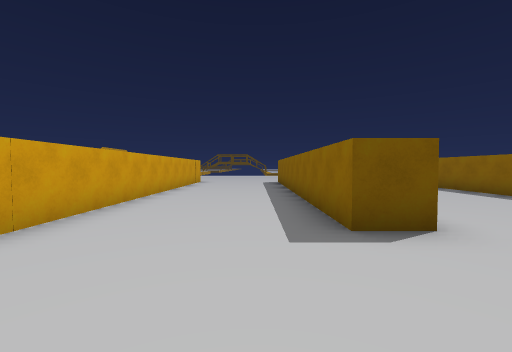
View 1 (above)

22 first-person views from a walk through a Unity game level. The camera is 1.5 m above the floor, tilts 2° down and sees 90° across. The floor is counted in squares, 2 m on a side. Each view is taken from the middle of a square. On the plan, view 1 faces up. The plan holds only what a view shows up to about 9 squares ahead; the rest is blank. The place goes on beyond the plan. The player is left out.

View 2
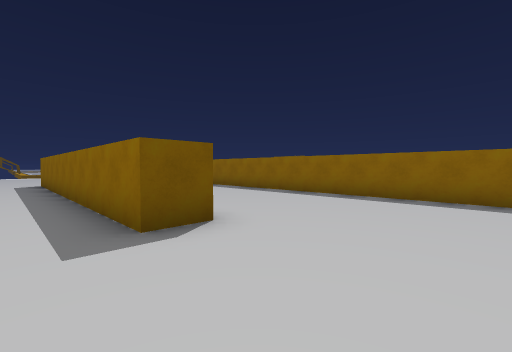

View 3
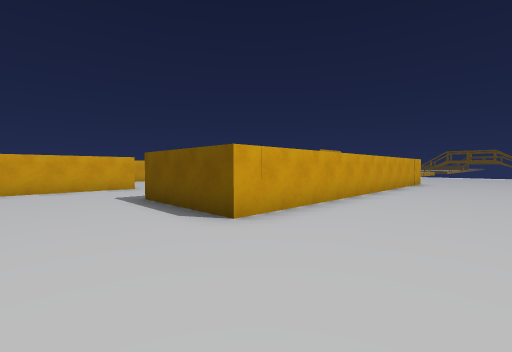

View 4
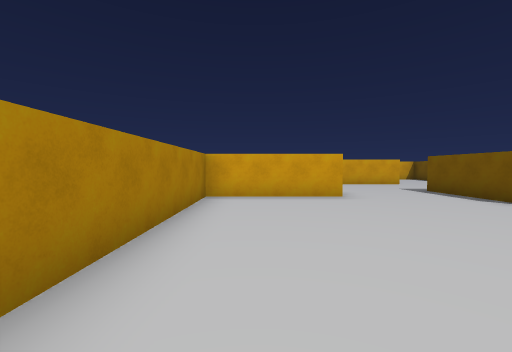

View 5
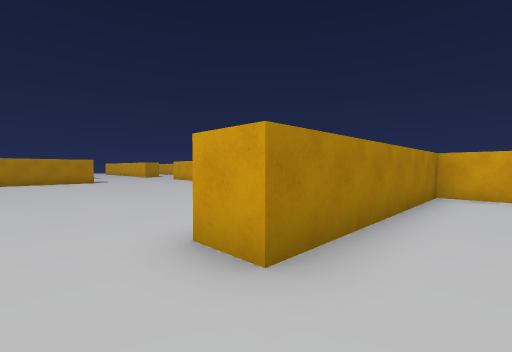

View 6
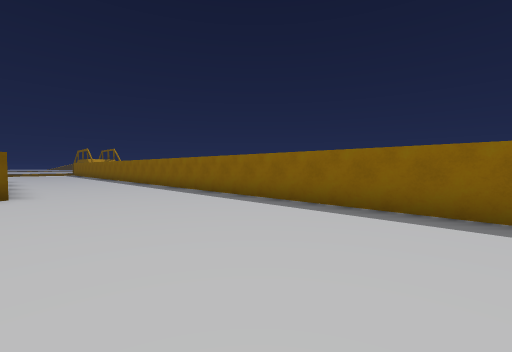

View 7
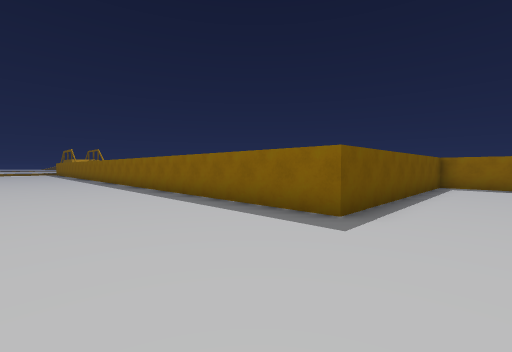

View 8
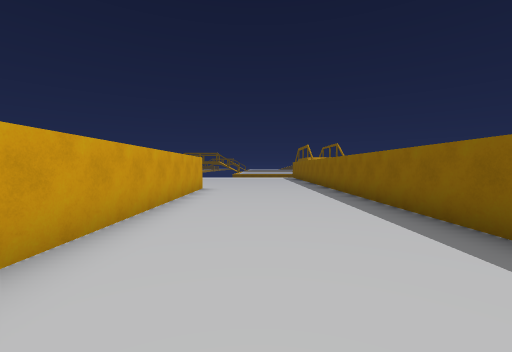

View 9
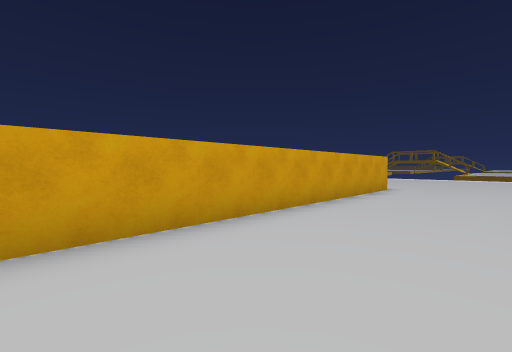

View 10
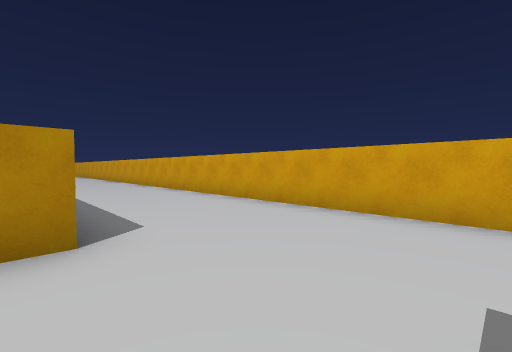

View 11
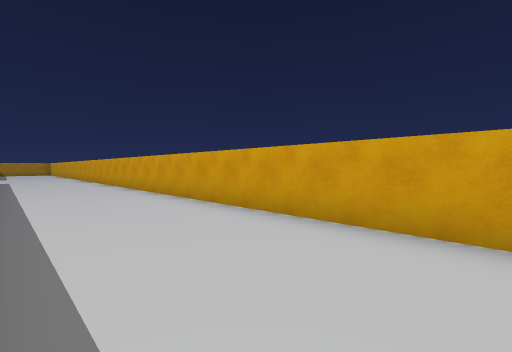

View 12
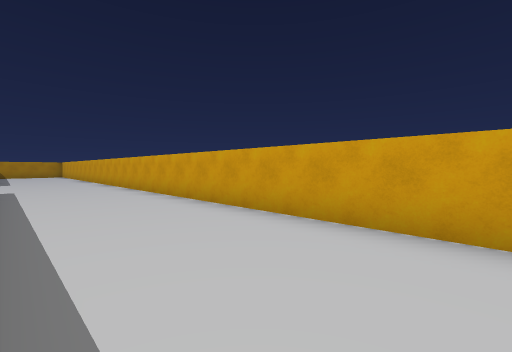

View 13
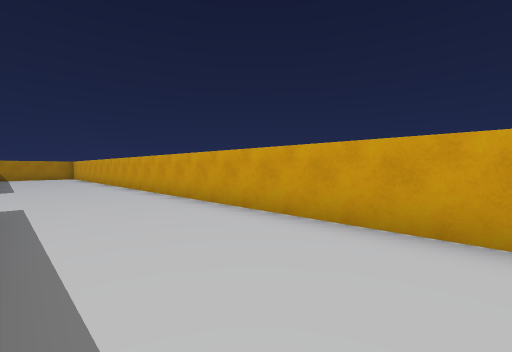

View 14
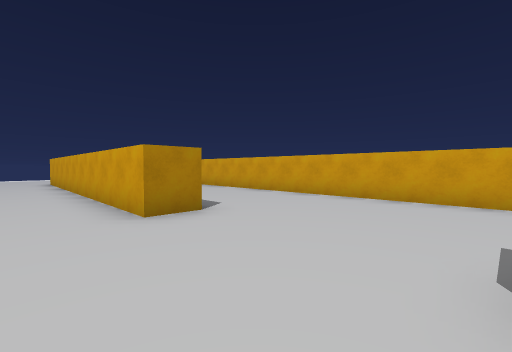

View 15
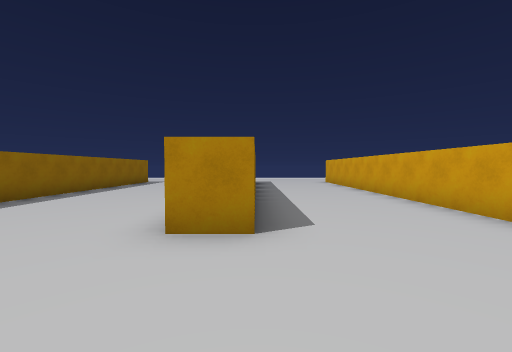

View 16
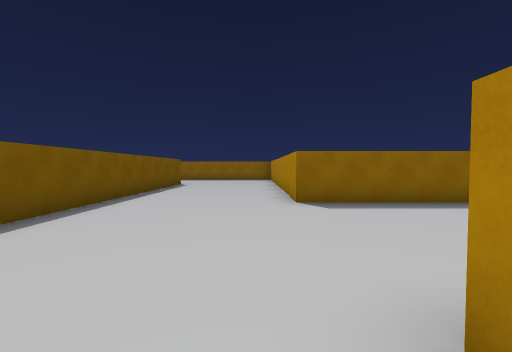

View 17
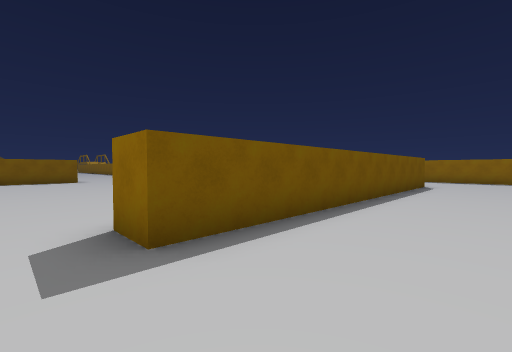

View 18
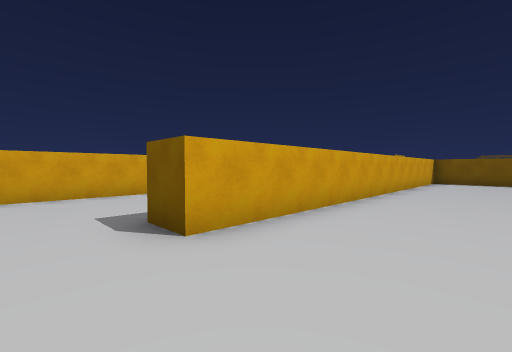

View 19
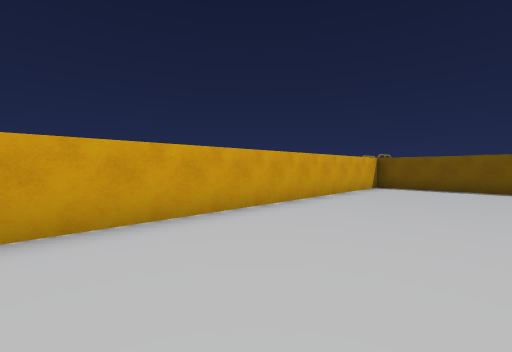

View 20
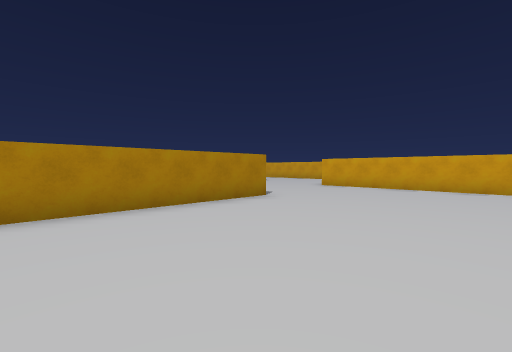

View 21
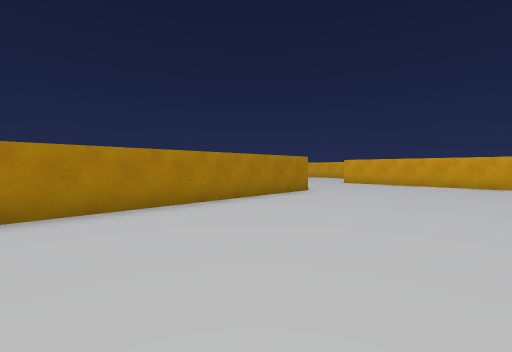

View 22
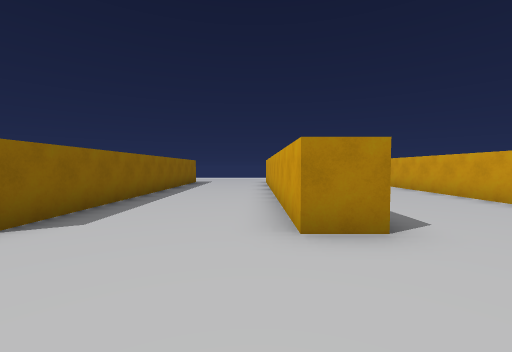

### Floor plan
Points are (right, up) in squares from view 1. A wall is a line through its corners. A room is listed if a view was taken in it or the views show most of it. See-through windows are left out.
Room 1 (views 1, 2, 3, 4, 5, 6, 7, 8, 9, 10, 11, 12, 13, 14, 15, 16, 17, 18, 19, 20, 21, 22)
walls: (-0.9, -5.3) (-4, -5.3); (-4.5, -5.8) (-4.5, -17.7) (-5.5, -17.7); (7.5, -5.3) (6.6, -5.3) (6.6, 12.5); (-4.5, -0.8) (-4.5, -4.3) (1.6, -4.3) (1.6, -5.4); (-5.5, -0.8) (-4.9, -0.8); (7.5, -17.7) (-0.1, -17.7) (-0.1, -16.7) (7.1, -16.7); (2.1, 3) (1.1, 3) (1.1, 11.6); (-5.6, -21.9) (-4.5, -21.9) (-4.5, -27.5); (-9.2, 2.4) (-9.2, -27.5); (-1, -27.5) (-1, -21.9) (0.1, -21.9); (4.4, -27.5) (4.4, -21.9) (7.4, -21.9); (-2.8, 10) (-2.8, 2.4) (-6.1, 2.4); (2.1, 12.5) (2.1, 3.9)
ways out: opening at (-7.5, 3)

Positions as (right, up) in squares from view 1, and headings:
1: (0, 0), facing up
2: (0, 0), facing up-right
3: (0, 0), facing up-left
4: (2, -3), facing left
5: (3, -3), facing down-left
6: (2, -5), facing up-right
7: (3, -7), facing up-right
8: (4, 4), facing up
9: (5, 4), facing up-left
10: (-5, 2), facing down-left
11: (-6, -2), facing down-left
12: (-6, -8), facing down-left
13: (-6, -12), facing down-left
14: (-3, -18), facing down-left
15: (-1, -19), facing down
16: (-1, -21), facing right
17: (-1, -20), facing up-right
18: (-2, -19), facing up-left
19: (-1, -15), facing up-left
20: (5, -12), facing down-left
21: (7, -12), facing down-left
22: (-4, -19), facing down
